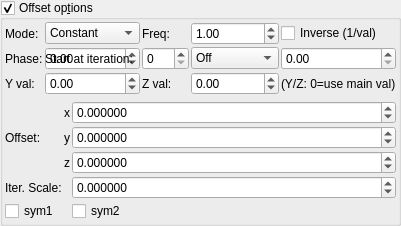
    <widget class="MyGroupBox" name="groupCheck_transf_function_enabledAx_false">
     <property name="title">
      <string>Offset op&amp;tions</string>
     </property>
     <property name="checkable">
      <bool>true</bool>
     </property>
     <layout class="QVBoxLayout" name="verticalLayout_10">
      <property name="leftMargin">
       <number>2</number>
      </property>
      <property name="topMargin">
       <number>2</number>
      </property>
      <property name="rightMargin">
       <number>2</number>
      </property>
      <property name="bottomMargin">
       <number>2</number>
      </property>
      <item>
       <layout class="QGridLayout" name="gridLayout_83">
        <property name="spacing">
         <number>2</number>
        </property>
        <item row="2" column="3">
         <widget class="QLabel" name="label_53">
          <property name="text">
           <string>Stop at iteration:</string>
          </property>
         </widget>
        </item>
        <item row="2" column="4">
         <widget class="MySpinBox" name="spinboxInt_transf_multiplier_stop_iter_1">
          <property name="sizePolicy">
           <sizepolicy hsizetype="Preferred" vsizetype="Maximum">
            <horstretch>0</horstretch>
            <verstretch>0</verstretch>
           </sizepolicy>
          </property>
          <property name="maximum">
           <number>999</number>
          </property>
         </widget>
        </item>
      <item row="1" column="0">
       <widget class="QLabel"><property name="text"><string>Mode:</string></property></widget>
      </item>
      <item row="1" column="1">
       <widget class="MyComboBox" name="comboBox_transf_multiplier_value_mode_1">
        <item><property name="text"><string notr="true">Constant</string></property></item>
        <item><property name="text"><string notr="true">Sine</string></property></item>
        <item><property name="text"><string notr="true">Ramp</string></property></item>
        <item><property name="text"><string notr="true">Exponential</string></property></item>
        <item><property name="text"><string notr="true">Triangle</string></property></item>
        <item><property name="text"><string notr="true">Square</string></property></item>
        <item><property name="text"><string notr="true">Smoothstep</string></property></item>
        <item><property name="text"><string notr="true">Noise</string></property></item>
        <item><property name="text"><string notr="true">Ping-pong</string></property></item>
        <item><property name="text"><string notr="true">Stepped</string></property></item>
       </widget>
      </item>
      <item row="1" column="2">
       <widget class="QLabel"><property name="text"><string>Freq:</string></property></widget>
      </item>
      <item row="1" column="3">
       <widget class="MyDoubleSpinBox" name="spinbox_transf_multiplier_frequency_1">
        <property name="minimum"><double>0.01</double></property><property name="maximum"><double>100.0</double></property>
        <property name="singleStep"><double>0.1</double></property><property name="value"><double>1.0</double></property>
       </widget>
      </item>
      <item row="1" column="4" colspan="2">
       <widget class="MyCheckBox" name="checkBox_transf_multiplier_inverse_1">
        <property name="text"><string>Inverse (1/val)</string></property>
       </widget>
      </item>
      <item row="2" column="0">
       <widget class="QLabel"><property name="text"><string>Phase:</string></property></widget>
      </item>
      <item row="2" column="1">
       <widget class="MyDoubleSpinBox" name="spinbox_transf_multiplier_phase_1">
        <property name="minimum"><double>-10.0</double></property><property name="maximum"><double>10.0</double></property>
        <property name="singleStep"><double>0.1</double></property><property name="value"><double>0.0</double></property>
       </widget>
      </item>
      <item row="2" column="2">
       <widget class="QLabel"><property name="text"><string>|z| gate:</string></property></widget>
      </item>
      <item row="2" column="3">
       <widget class="MyComboBox" name="comboBox_transf_multiplier_threshold_mode_1">
        <item><property name="text"><string notr="true">Off</string></property></item>
        <item><property name="text"><string notr="true">&gt; thresh</string></property></item>
        <item><property name="text"><string notr="true">&lt; thresh</string></property></item>
       </widget>
      </item>
      <item row="2" column="4" colspan="2">
       <widget class="MyDoubleSpinBox" name="spinbox_transf_multiplier_threshold_1">
        <property name="minimum"><double>0.0</double></property><property name="maximum"><double>1000.0</double></property>
        <property name="singleStep"><double>0.1</double></property><property name="value"><double>0.0</double></property>
       </widget>
      </item>
      <item row="3" column="0">
       <widget class="QLabel"><property name="text"><string>Y val:</string></property></widget>
      </item>
      <item row="3" column="1">
       <widget class="MyDoubleSpinBox" name="spinbox_transf_multiplier_scale_y_1">
        <property name="minimum"><double>-100.0</double></property><property name="maximum"><double>100.0</double></property>
        <property name="singleStep"><double>0.01</double></property><property name="value"><double>0.0</double></property>
       </widget>
      </item>
      <item row="3" column="2">
       <widget class="QLabel"><property name="text"><string>Z val:</string></property></widget>
      </item>
      <item row="3" column="3">
       <widget class="MyDoubleSpinBox" name="spinbox_transf_multiplier_scale_z_1">
        <property name="minimum"><double>-100.0</double></property><property name="maximum"><double>100.0</double></property>
        <property name="singleStep"><double>0.01</double></property><property name="value"><double>0.0</double></property>
       </widget>
      </item>
      <item row="3" column="4" colspan="2">
       <widget class="QLabel"><property name="text"><string notr="true">(Y/Z: 0=use main val)</string></property></widget>
      </item>
        <item row="2" column="2">
         <widget class="MySpinBox" name="spinboxInt_transf_multiplier_start_iter_1">
          <property name="sizePolicy">
           <sizepolicy hsizetype="Minimum" vsizetype="Maximum">
            <horstretch>0</horstretch>
            <verstretch>0</verstretch>
           </sizepolicy>
          </property>
          <property name="minimum">
           <number>0</number>
          </property>
          <property name="maximum">
           <number>999</number>
          </property>
          <property name="value">
           <number>0</number>
          </property>
         </widget>
        </item>
        <item row="2" column="1">
         <widget class="QLabel" name="label_73">
          <property name="text">
           <string>Start at iteration:</string>
          </property>
         </widget>
        </item>
       </layout>
      </item>
      <item>
       <layout class="QGridLayout" name="gridLayout_63" columnstretch="0,0,0,1">
        <property name="spacing">
         <number>2</number>
        </property>
        <item row="2" column="1">
         <widget class="QLabel" name="label_255">
          <property name="text">
           <string>Offset:</string>
          </property>
         </widget>
        </item>
        <item row="3" column="3">
         <widget class="MyDoubleSpinBox" name="spinbox3_transf_addition_constant_z">
          <property name="sizePolicy">
           <sizepolicy hsizetype="Minimum" vsizetype="Maximum">
            <horstretch>0</horstretch>
            <verstretch>0</verstretch>
           </sizepolicy>
          </property>
          <property name="prefix">
           <string/>
          </property>
          <property name="suffix">
           <string/>
          </property>
          <property name="decimals">
           <number>6</number>
          </property>
          <property name="minimum">
           <double>-99.989999999999995</double>
          </property>
          <property name="maximum">
           <double>99.989999999999995</double>
          </property>
          <property name="singleStep">
           <double>0.100000000000000</double>
          </property>
         </widget>
        </item>
        <item row="1" column="2">
         <widget class="QLabel" name="label_117">
          <property name="text">
           <string notr="true">x</string>
          </property>
         </widget>
        </item>
        <item row="2" column="3">
         <widget class="MyDoubleSpinBox" name="spinbox3_transf_addition_constant_y">
          <property name="sizePolicy">
           <sizepolicy hsizetype="Minimum" vsizetype="Maximum">
            <horstretch>0</horstretch>
            <verstretch>0</verstretch>
           </sizepolicy>
          </property>
          <property name="prefix">
           <string/>
          </property>
          <property name="suffix">
           <string/>
          </property>
          <property name="decimals">
           <number>6</number>
          </property>
          <property name="minimum">
           <double>-99.989999999999995</double>
          </property>
          <property name="maximum">
           <double>99.989999999999995</double>
          </property>
          <property name="singleStep">
           <double>0.100000000000000</double>
          </property>
         </widget>
        </item>
        <item row="3" column="2">
         <widget class="QLabel" name="label_118">
          <property name="text">
           <string notr="true">z</string>
          </property>
         </widget>
        </item>
        <item row="2" column="2">
         <widget class="QLabel" name="label_113">
          <property name="text">
           <string notr="true">y</string>
          </property>
         </widget>
        </item>
        <item row="1" column="3">
         <widget class="MyDoubleSpinBox" name="spinbox3_transf_addition_constant_x">
          <property name="sizePolicy">
           <sizepolicy hsizetype="Minimum" vsizetype="Maximum">
            <horstretch>0</horstretch>
            <verstretch>0</verstretch>
           </sizepolicy>
          </property>
          <property name="prefix">
           <string/>
          </property>
          <property name="suffix">
           <string/>
          </property>
          <property name="decimals">
           <number>6</number>
          </property>
          <property name="minimum">
           <double>-99.989999999999995</double>
          </property>
          <property name="maximum">
           <double>99.989999999999995</double>
          </property>
          <property name="singleStep">
           <double>0.100000000000000</double>
          </property>
         </widget>
        </item>
        <item row="4" column="1">
         <widget class="QLabel" name="label_256">
          <property name="text">
           <string>Iter. Scale:</string>
          </property>
         </widget>
        </item>
        <item row="4" column="3">
         <widget class="MyDoubleSpinBox" name="spinbox_transf_scale_1">
          <property name="sizePolicy">
           <sizepolicy hsizetype="Minimum" vsizetype="Maximum">
            <horstretch>0</horstretch>
            <verstretch>0</verstretch>
           </sizepolicy>
          </property>
          <property name="prefix">
           <string/>
          </property>
          <property name="suffix">
           <string/>
          </property>
          <property name="decimals">
           <number>6</number>
          </property>
          <property name="minimum">
           <double>-99.989999999999995</double>
          </property>
          <property name="maximum">
           <double>99.989999999999995</double>
          </property>
          <property name="singleStep">
           <double>0.100000000000000</double>
          </property>
         </widget>
        </item>
        <item row="5" column="1">
         <widget class="MyCheckBox" name="checkBox_transf_function_enabledA_false">
          <property name="text">
           <string>sym1</string>
          </property>
         </widget>
        </item>
        <item row="5" column="3">
         <widget class="MyCheckBox" name="checkBox_transf_function_enabledB_false">
          <property name="text">
           <string>sym2</string>
          </property>
         </widget>
        </item>
       </layout>
      </item>
     </layout>
    </widget>
